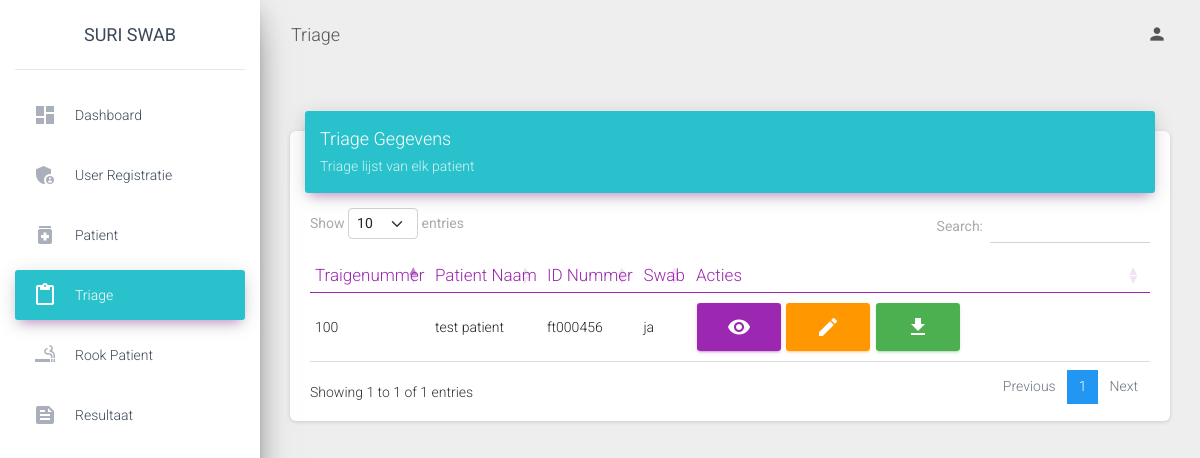
Page /admin/view/triage.php (signed in) on the committed database.
### tables this page shows
CREATE TABLE `triage` (
  `triagenummer` int(11) NOT NULL,
  `id_patient` int(11) NOT NULL,
  `id_gebruikers` int(11) NOT NULL,
  `datum_traige` date NOT NULL,
  `ziekten` varchar(30) NOT NULL,
  `contact_naam` varchar(30) NOT NULL,
  `contact_datum` date NOT NULL,
  `contact_omschrijving` text NOT NULL,
  `contact` text NOT NULL,
  `bewezen` varchar(30) NOT NULL,
  `contact_ziek` varchar(30) NOT NULL,
  `roken` varchar(30) NOT NULL,
  `hoesten` varchar(30) NOT NULL,
  `kortademig` varchar(30) NOT NULL,
  `keelpijn` varchar(30) NOT NULL,
  `koorts` varchar(30) NOT NULL,
  `rillingen` varchar(30) NOT NULL,
  `hoofdpijn` varchar(30) NOT NULL,
  `spierpijn` varchar(30) NOT NULL,
  `misselijkheid` varchar(30) NOT NULL,
  `diarree` varchar(30) NOT NULL,
  `Vsmaak` varchar(30) NOT NULL,
  `Vreuk` varchar(30) NOT NULL,
  `Asymp` varchar(30) NOT NULL,
  `omschrijving` text NOT NULL,
  `Zindruk` varchar(30) NOT NULL,
  `Momschrijving` text NOT NULL,
  `swab` varchar(30) NOT NULL,
  `dhoesten` date NOT NULL,
  `dkortademigheid` date NOT NULL,
  `dkeelpijn` date NOT NULL,
  `dkoorts` date NOT NULL,
  `drillingen` date NOT NULL,
  `dhoofdpijn` date NOT NULL,
  `dspierpijn` date NOT NULL,
  `dmisselijkheid` date NOT NULL,
  `ddiarree` date NOT NULL,
  `dsmaak` date NOT NULL,
  `dreuk` date NOT NULL,
  `dsymptomen` date NOT NULL
);

CREATE TABLE `patient` (
  `id_patient` int(11) NOT NULL,
  `id_gebruikers` int(11) NOT NULL,
  `id_district` int(11) NOT NULL,
  `naam` varchar(30) NOT NULL,
  `voornaam` varchar(30) NOT NULL,
  `nationaliteit` varchar(30) NOT NULL,
  `id_nummer` varchar(30) NOT NULL,
  `geslacht` varchar(30) NOT NULL,
  `adres` varchar(30) NOT NULL,
  `geboortedatum` date NOT NULL,
  `datum` date NOT NULL,
  `beroep` varchar(30) NOT NULL,
  `huisarts` varchar(30) NOT NULL
);

### admin/view/triage.php (shortened to what this page needs)
<?php
include '../../db/connection.php';
?>
<!DOCTYPE html>
<html lang="en">
<head>
  <link rel="stylesheet" href="https://maxcdn.bootstrapcdn.com/font-awesome/latest/css/font-awesome.min.css">
  <link href="https://cdn.jsdelivr.net/npm/bootstrap@5.0.1/dist/css/bootstrap.min.css" rel="stylesheet">
  <link href="../../assets/css/material-dashboard.css?v=2.1.2" rel="stylesheet" />
  <link href="../../assets/demo/demo.css" rel="stylesheet" />
 <link href="https://cdn.datatables.net/1.10.25/css/dataTables.bootstrap5.min.css" rel="stylesheet">
</head>
<body class="">
  <div class="wrapper ">
    <div class="sidebar" data-color="purple" data-background-color="white" data-image="../assets/img/sidebar-1.jpg" >
       <div class="logo"><a href="" class="simple-text logo-normal">
          Suri Swab
        </a></div>
      <div class="sidebar-wrapper">
        <ul class="nav">
         <li class="nav-item">
            <a class="nav-link" href="./dashboard.php">
              <i class="material-icons">dashboard</i>
              <p>Dashboard</p>
            </a>
          </li>
          <li class="nav-item">
            <a class="nav-link" href="./admin.php">
              <i class="material-icons">admin_panel_settings</i>
              <p>user registratie</p>
            </a>
          </li>
          <li class="nav-item ">
            <a class="nav-link" href="./patient.php">
              <i class="material-icons">medication</i>
              <p>patient</p>
            </a>
          </li>
          <li class="nav-item active">
            <a class="nav-link" href="./triage.php" style="background-color: #29c2cc">
              <i class="material-icons">content_paste</i>
              <p>Triage</p>
            </a>
          </li>
          <li class="nav-item" >
            <a class="nav-link" href="./rook.php">
              <i class="material-icons">smoking_rooms</i>
              <p>Rook patient</p>
            </a>
          </li>
          <li class="nav-item">
            <a class="nav-link" href="./resultaat.php">
              <i class="material-icons">feed</i>
              <p>Resultaat</p>
            </a>
          </li>
        </ul>
      </div>
    </div>
    <div class="main-panel">
      <nav class="navbar navbar-expand-lg navbar-transparent navbar-absolute fixed-top ">
        <div class="container-fluid">
          <div class="navbar-wrapper">
            <a class="navbar-brand" href="javascript:;">Triage</a>
          </div>
          <div class="collapse navbar-collapse justify-content-end">
            <ul class="navbar-nav">
              <li class="nav-item dropdown">
                <a class="nav-link" href="javascript:;" id="navbarDropdownProfile" data-toggle="dropdown" aria-haspopup="true" aria-expanded="false">
                  <i class="material-icons">person</i>
                </a>
              </li>
            </ul>
          </div>
        </div>
      </nav>
  <div class="content">
    <div class="container-fluid">
      <div class="row">
        <div class="col-md-12">
              </div>
          </div>
          <div class="row">
            <div class="col-md-12">
              <div class="card">
                <div class="card-header card-header-primary" style="background: #29c2cc">
                  <div class="row">
                    <div class="col-md-4">
                        <h4 class="card-title ">Triage Gegevens</h4>
                        <p class="card-category"> Triage lijst van elk patient</p>
                       </div>
                          <div class="col-md-4">
                          </div>
    <div class="col-md-4 ">
            </div>
                </div>
                </div>
                <div class="card-body">
                  <div class="table-responsive">
                    <table class="table" id="myTable">
                      <thead class=" text-primary">
                        <th>
                          Traigenummer
                        </th>
                        <th>
                          Patient Naam
                        </th>
                        <th>
                          ID Nummer
                        </th>
                        <th>
                          Swab
                        </th>
                        <th>
                          Acties
                        </th>
                      </thead>
                      <tbody>
                      <?php
                      $sql = "SELECT * FROM triage LEFT JOIN patient ON triage.id_patient = patient.id_patient";
                      $result = $conn->query($sql);
                                    if ($result->num_rows > 0) {
                                        while ($row = $result->fetch_assoc()) {
                      ?>
                      <tr>
                                                <td><?php echo $row['triagenummer']; ?></td>
                                                <td><?php echo $row['naam']; ?></td>
                                                <td><?php echo $row['id_nummer']; ?></td>
                                                <td><?php echo $row['swab']; ?></td>
                                                <td>
                                                <a href="#view<?php echo $row['triagenummer']; ?>" data-toggle="modal" class="btn btn-primary material-icons">visibility</a>
                                                <a href="#edittriage<?php echo $row['triagenummer']; ?>" data-toggle="modal" class="btn btn-warning material-icons">edit</a>
                                                <a href="../../admin/backend/pdf.php?id=<?php echo $row['triagenummer']; ?>"  class="btn btn-success material-icons" >file_download</a>
                                                </td>
                      </tr>
                                    <?php
                                        }
                                    } else {
                                      echo "";
                                    }
                                    ?>
                      </tbody>
                    </table>
                  </div>
                </div>
              </div>
            </div>
          </div>
        </div>
      </div>
</body>
</html>

### rows in the picture
triage: triagenummer "100", id_patient.naam "test patient", id_patient.id_nummer "ft000456", swab "ja"
